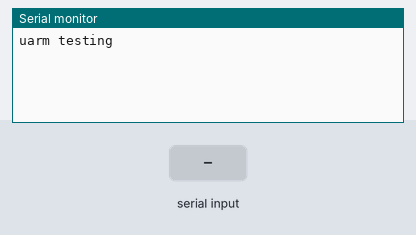
Recording of a sketch running on a simulated Arduino Mega 2560, built with avr-gcc and run on an emulated ATmega2560. On the bench: the last lines printed to the serial monitor. The inputs (shaded band) are chosen by the test bench.

Above: at 1.2 s.
1.3 s: "0\n" received over Serial
At 2.4 s:
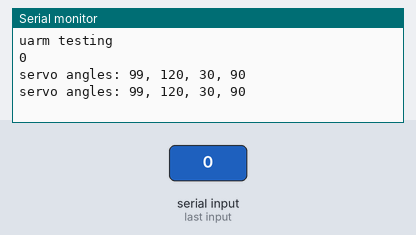
2.8 s: byte 115 ('s') received over Serial
At 3.4 s:
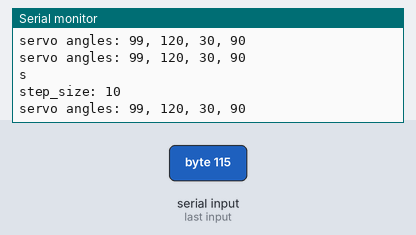
4.3 s: byte 33 ('!') received over Serial
At 5.6 s:
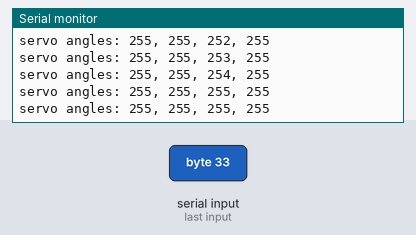
5.8 s: byte 64 ('@') received over Serial
At 6.2 s:
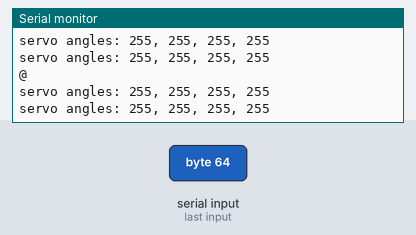
7.3 s: byte 35 ('#') received over Serial
At 8.3 s:
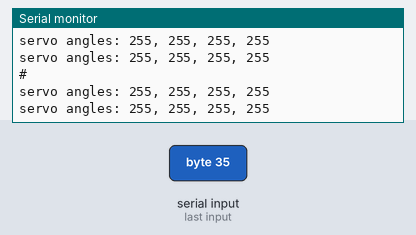
8.8 s: byte 36 ('$') received over Serial
At 9.4 s:
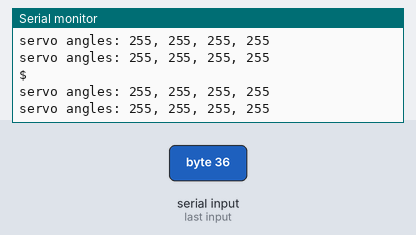
Timing chart, 0 to 11.3 s (numbered marks = the images above; inputs shaded):
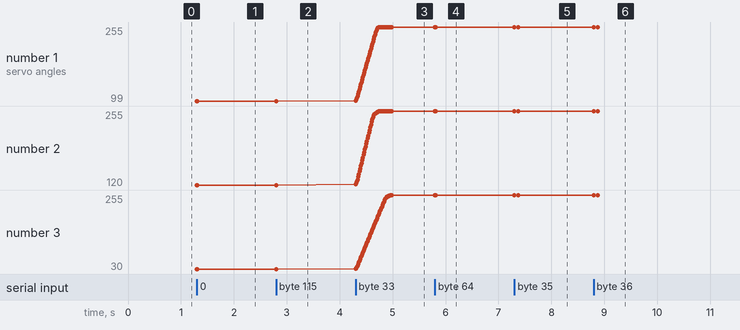

Measured:
- after the input at 1.3 s, the serial monitor: prints a new line at once (image 1)
- after the input at 2.8 s, the serial monitor: prints a new line at once (image 2)
- after the input at 4.3 s, the serial monitor: prints a new line at once (image 3)
- after the input at 5.8 s, the serial monitor: prints a new line at once (image 4)
- after the input at 7.3 s, the serial monitor: prints a new line at once (image 5)
- after the input at 8.8 s, the serial monitor: prints a new line at once (image 6)
- plotted number 1: 99 → 255 after the input at 4.3 s
- plotted number 2: 120 → 255 after the input at 4.3 s

The sketch:

uarm_pnp_controller.ino
```cpp
#include <EEPROM.h>

// servo_movement_status is used in glide functions to make smoother motion
// note, if a servo is stopped, then it is ready to accelerate, so it's in
// the "ACCERATING" status
#define ACCELERATING 0
#define AT_FULL_SPEED 1
#define DECELERATING 2
int servo_movement_status[4] = {ACCELERATING, ACCELERATING, ACCELERATING, ACCELERATING};
int angle_increment[4] = {1,1,1,1};
int servo_angle[4] = {100, 120, 30, 90}; // base, left, right, hand
int destination_angle[4] = {100, 120, 30, 90}; // used for accel/decel functions

int step_size = 1; // used for manual driving
int cmd_count = 1;

/// commands learned from sniffing the pyuarm comm

// get position angle: P200
// set angle of servo: G202 N0 V55   //  N<servo number 0 -3> V<angle 0-180>  , note, servo 0 is the rotational servo in the base, 1 is left, 2 is right, 3 is hand


void setup() {
  Serial.begin(115200); // debug
  Serial.println("uarm testing");
  Serial1.begin(115200); // to uarm
}

void loop() {
  if(Serial.available() > 0)
  {
    int input = Serial.read();
    Serial.println(char(input));
    switch (input) {
      case '0':
        servo_angle[0] -= step_size;
        break;
      case '.':
        servo_angle[0] += step_size;
        break;
      case '1':
        servo_angle[1] -= step_size;
        break;
      case '2':
        servo_angle[1] += step_size;
        break;
      case '4':
        servo_angle[2] -= step_size;
        break;
      case '5':
        servo_angle[2] += step_size;
        break;
      case '7':
        servo_angle[3] -= step_size;
        break;
      case '8':
        servo_angle[3] += step_size;
        break;
      case '+':
        pump_on();
        break;
      case '-':
        pump_off();
        break;
      case 's': // toggle step size between 1, 10 and 20
        if(step_size == 1) {step_size = 10;}
        else if(step_size == 10) {step_size = 20;}
        else if(step_size == 20) {step_size = 1;}
        Serial.print("step_size: ");
        Serial.println(step_size);
        break;
      case '!':
        glide_to_pos_angle(1,10);
        break;
      case '@':
        glide_to_pos_angle(2,10);
        break;
      case '#':
        glide_to_pos_angle(3,70);
        break;
      case '$':
        glide_to_pos_angle(4,70);
        break;
      case '%':
        glide_to_pos_angle(5,70);
        break;
      case '^':
        glide_to_pos_angle(6,70);
        break;
      case '&':
        glide_to_pos_angle(7,70);
        break;
      case '*':
        glide_to_pos_angle(8,70);
        break;
      case '(':
        glide_to_pos_angle(9,70);
        break;
      case 'q':
        store_pos_angle(1);
        break;
      case 'w':
        store_pos_angle(2);
        break;
      case 'e':
        store_pos_angle(3);
        break;
      case 'r':
        store_pos_angle(4);
        break;
      case 't':
        store_pos_angle(5);
        break;
      case 'y':
        store_pos_angle(6);
        break;
      case 'u':
        store_pos_angle(7);
        break;
      case 'i':
        store_pos_angle(8);
        break;
      case 'o':
        store_pos_angle(9);
        break;
      case 'p':
        get_pos_angle();
        break;
      case 'x':
        run_sequence();
        break;
    }
    set_position_angle(servo_angle[0], servo_angle[1], servo_angle[2], servo_angle[3]);
  }
  delay(1);

  if(Serial1.available() > 0)
  {
    int input = Serial1.read();
    Serial.print(char(input));
  }
}

void pump_on()
{
  Serial1.print("#74");
  Serial1.print(" M231 V1\n");
}


void pump_off()
{
  Serial1.print("#74");
  Serial1.print(" M231 V0\n");
}

void get_pos_angle()
{
  send_cmd_count();
  Serial1.print(" P200\n");
}

void get_pos()
{
  Serial1.print("#74");
  Serial1.print(" P220\n");
  delay(10);
}

void send_cmd_count()
{
  cmd_count++;
  Serial1.print("#");
  Serial1.print(cmd_count);
}

void set_position_angle(int s0, int s1, int s2, int s3)
{
  // DEBUG
  Serial.print("servo angles: ");
  Serial.print(s0);
  Serial.print(", ");
  Serial.print(s1);
  Serial.print(", ");
  Serial.print(s2);
  Serial.print(", ");
  Serial.println(s3);

  send_cmd_count();
  Serial1.print(" G202");
  Serial1.print(" N0 V");
  Serial1.print(s0);
  Serial1.print("\n");

  send_cmd_count();
  Serial1.print(" G202");
  Serial1.print(" N1 V");
  Serial1.print(s1);
  Serial1.print("\n");

  send_cmd_count();
  Serial1.print(" G202");
  Serial1.print(" N2 V");
  Serial1.print(s2);
  Serial1.print("\n");

  send_cmd_count();
  Serial1.print(" G202");
  Serial1.print(" N3 V");
  Serial1.print(s3);
  Serial1.print("\n");
}


void store_pos_angle(int pos)
{
  int mem_bank_location_start = 4*pos; // each bank is 4 spots, cuz there's 4 servo angles to remember.

  EEPROM.write(mem_bank_location_start, servo_angle[0]);
  EEPROM.write((mem_bank_location_start+1), servo_angle[1]);
  EEPROM.write((mem_bank_location_start+2), servo_angle[2]);
  EEPROM.write((mem_bank_location_start+3), servo_angle[3]);
}

void goto_pos_angle(int pos)
{
  int mem_bank_location_start = 4*pos;

  servo_angle[0] = EEPROM.read(mem_bank_location_start);
  servo_angle[1] = EEPROM.read((mem_bank_location_start+1));
  servo_angle[2] = EEPROM.read((mem_bank_location_start+2));
  servo_angle[3] = EEPROM.read((mem_bank_location_start+3));

  set_position_angle(servo_angle[0], servo_angle[1], servo_angle[2], servo_angle[3]);
}

// glide from one position to the next, with some control of speed.
// basically, break up the travel distance and add in some delays to slow it down.
void glide_to_pos_angle(int destination, int delay_time)
{
  boolean glide_complete = false;

  // pull in destination from eeprom - just like we do when we use goto_pos_angle(), but this time, store it as destinations
  int mem_bank_location_start = 4*destination;

  destination_angle[0] = EEPROM.read(mem_bank_location_start);
  destination_angle[1] = EEPROM.read((mem_bank_location_start+1));
  destination_angle[2] = EEPROM.read((mem_bank_location_start+2));
  destination_angle[3] = EEPROM.read((mem_bank_location_start+3));

  int max_angle_increment = 5;
  int min_decel_steps = 10;
  angle_increment[0] = 1;
  angle_increment[1] = 1;
  angle_increment[2] = 1;
  angle_increment[3] = 1;

  while(glide_complete == false)
  {
    if(destination_angle[0] > servo_angle[0]) servo_angle[0] += angle_increment[0];
    else if(destination_angle[0] < servo_angle[0])servo_angle[0] -= angle_increment[0];

    if(destination_angle[1] > servo_angle[1]) servo_angle[1] += angle_increment[1];
    else if(destination_angle[1] < servo_angle[1]) servo_angle[1] -= angle_increment[1];

    if(destination_angle[2] > servo_angle[2]) servo_angle[2] += angle_increment[2];
    else if(destination_angle[2] < servo_angle[2])servo_angle[2] -= angle_increment[2];

    if(destination_angle[3] > servo_angle[3]) servo_angle[3] += angle_increment[3];
    else if(destination_angle[3] < servo_angle[3]) servo_angle[3] -= angle_increment[3];

    set_position_angle(servo_angle[0], servo_angle[1], servo_angle[2], servo_angle[3]);

    delay(delay_time);

    if( (destination_angle[0] == servo_angle[0]) &&
        (destination_angle[1] == servo_angle[1]) &&
        (destination_angle[2] == servo_angle[2]) &&
        (destination_angle[3] == servo_angle[3]) )
        {
          glide_complete = true;
        }
    calculate_all_angle_increments(false);
  }
}

void calculate_all_angle_increments(boolean debug)
{
  calculate_angle_increment(0, false);
  calculate_angle_increment(1, false);
  calculate_angle_increment(2, false);
  calculate_angle_increment(3, false);
  if(debug)
  {
    Serial.print("angle increments: ");
    Serial.print(angle_increment[0]);
    Serial.print(", ");
    Serial.print(angle_increment[1]);
    Serial.print(", ");
    Serial.print(angle_increment[2]);
    Serial.print(", ");
    Serial.println(angle_increment[3]);
  }
}

void calculate_angle_increment(int s, boolean debug) // "s" is for servo number 0-3
 {
  int difference = destination_angle[s] - servo_angle[s];
  difference = abs(difference);
  if(debug)
  {
    Serial.print("difference: ");
    Serial.println(difference);
  }
  if(difference <= 15) servo_movement_status[s] = DECELERATING;
  else if(angle_increment[s] == 5) servo_movement_status[s] = AT_FULL_SPEED;
  else servo_movement_status[s] = ACCELERATING;

  switch(servo_movement_status[s]){
    case DECELERATING:
      if(angle_increment[s] > 1) angle_increment[s]--;
      break;
    case AT_FULL_SPEED:
      // do nothing, stay at full speed change (aka angle increment should be 5)
      break;
    case ACCELERATING:
      if(angle_increment[s] < 5) angle_increment[s]++;
      break;
  }
 }

 void run_sequence()
 {
  for(int i = 1 ; i < 10 ; i++)
  {
    glide_to_pos_angle(i,70);
    delay(500);
  }
 }
```
